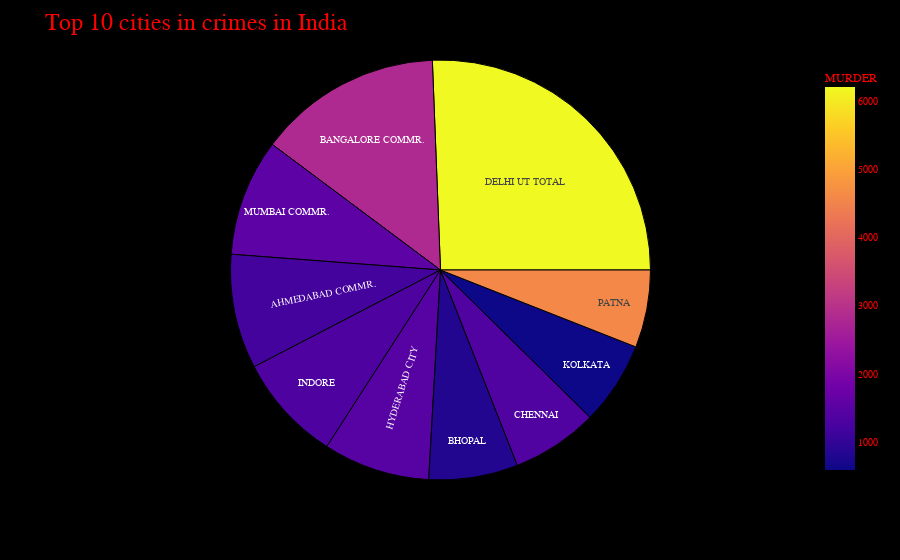

Notebook source saved alongside this figure:
### Code cell
fig = px.sunburst(df_by_city_top10,path=[df_by_city_top10.index],values='TOTAL IPC CRIMES'
                  ,color='MURDER',hover_data=famous_crime)
fig.update_layout(title = 'Top 10 cities in crimes in India',title_font_size=24,paper_bgcolor='black',
                     title_font_family='Aerial',font={'color':'red','family':'Times New Roman','size':10},
                      template = 'plotly_white')
fig

### Figure 1 — Plotly figure (JSON) as saved in the notebook; plotly's stock layout.template omitted (floating-point values rounded to 4 significant figures)
{"data": [{"branchvalues": "total", "customdata": [[1204, 506, 2301, 5292, 0, 471, 2434, 1204], [2831, 642, 3014, 6740, 0, 529, 4665, 2831], [821, 1272, 610, 1839, 3, 48, 1189, 821], [1365, 531, 627, 1039, 0, 73, 996, 1365], [6205, 6424, 25083, 6461, 1, 381, 996, 6205], [1455, 712, 1466, 942, 2, 121, 2432, 1455], [1339, 1255, 625, 2326, 5, 73, 1616, 1339], [596, 433, 1534, 1007, 27, 151, 2993, 596], [1542, 1386, 1334, 3209, 1, 226, 2364, 1542], [4586, 572, 3502, 4901, 39, 951, 5948, 4586]], "domain": {"x": [0, 1], "y": [0, 1]}, "hovertemplate": "labels=%{label}<br>TOTAL IPC CRIMES=%{value}<br>parent=%{parent}<br>id=%{id}<br>MURDER=%{color}<br>RAPE=%{customdata[1]}<br>KIDNAPPING & ABDUCTION=%{customdata[2]}<br>ROBBERY=%{customdata[3]}<br>IMPORTATION OF GIRLS FROM FOREIGN COUNTRIES=%{customdata[4]}<br>DACOITY=%{customdata[5]}<br>RIOTS=%{customdata[6]}<extra></extra>", "ids": ["AHMEDABAD COMMR.", "BANGALORE COMMR.", "BHOPAL", "CHENNAI", "DELHI UT TOTAL", "HYDERABAD CITY", "INDORE", "KOLKATA", "MUMBAI COMMR.", "PATNA"], "labels": ["AHMEDABAD COMMR.", "BANGALORE COMMR.", "BHOPAL", "CHENNAI", "DELHI UT TOTAL", "HYDERABAD CITY", "INDORE", "KOLKATA", "MUMBAI COMMR.", "PATNA"], "marker": {"coloraxis": "coloraxis", "colors": [1204, 2831, 821, 1365, 6205, 1455, 1339, 596, 1542, 4586]}, "name": "", "parents": ["", "", "", "", "", "", "", "", "", ""], "type": "sunburst", "values": [218005, 350347, 169575, 164467, 633174, 202931, 204398, 158429, 222670, 147542]}], "layout": {"coloraxis": {"colorbar": {"title": {"text": "MURDER"}}, "colorscale": [[0, "#0d0887"], [0.1111, "#46039f"], [0.2222, "#7201a8"], [0.3333, "#9c179e"], [0.4444, "#bd3786"], [0.5556, "#d8576b"], [0.6667, "#ed7953"], [0.7778, "#fb9f3a"], [0.8889, "#fdca26"], [1, "#f0f921"]]}, "font": {"color": "red", "family": "Times New Roman", "size": 10}, "legend": {"tracegroupgap": 0}, "margin": {"t": 60}, "paper_bgcolor": "black", "title": {"font": {"family": "Aerial", "size": 24}, "text": "Top 10 cities in crimes in India"}}}
